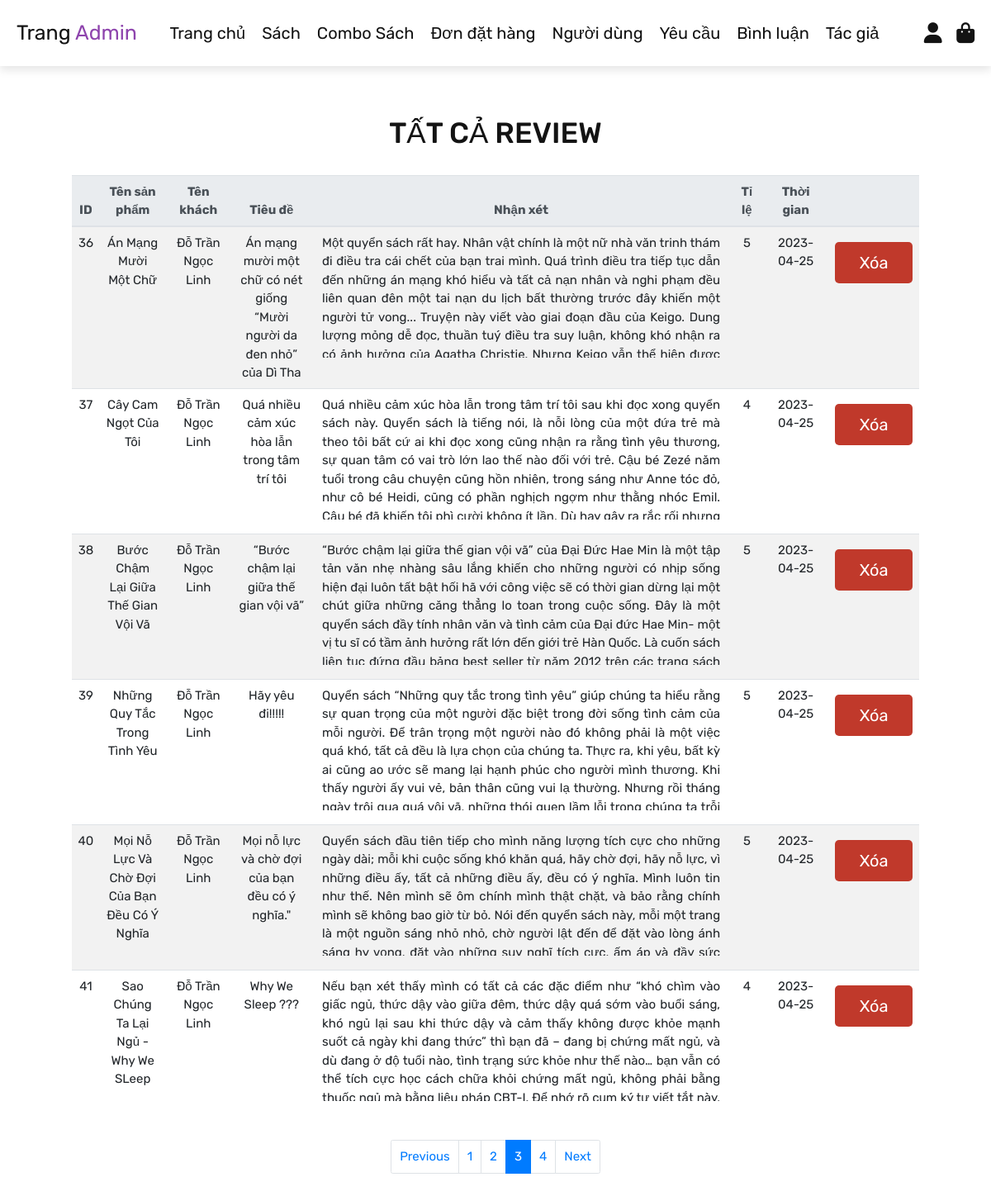
/admin/View/admin_review.php?page=3 (signed in), run on the app's committed database.
### tables this page shows
CREATE TABLE `reviews` (
  `id` int(100) NOT NULL,
  `product_id` varchar(10) DEFAULT NULL,
  `combo_id` varchar(255) DEFAULT NULL,
  `user_id` varchar(20) NOT NULL,
  `rating` varchar(1) NOT NULL,
  `title` varchar(200) NOT NULL,
  `description` varchar(2500) NOT NULL,
  `date` date NOT NULL DEFAULT current_timestamp()
);

CREATE TABLE `products` (
  `product_id` varchar(10) NOT NULL,
  `name` varchar(100) NOT NULL,
  `author` varchar(100) NOT NULL,
  `price` int(100) NOT NULL,
  `image` varchar(200) NOT NULL,
  `description` varchar(10000) NOT NULL,
  `supplier` varchar(100) NOT NULL,
  `publiser` varchar(100) NOT NULL,
  `date` datetime NOT NULL DEFAULT current_timestamp()
);

CREATE TABLE `users` (
  `user_id` varchar(10) NOT NULL,
  `fullname` varchar(100) NOT NULL,
  `username` varchar(100) DEFAULT NULL,
  `email` varchar(100) NOT NULL,
  `phonenumber` varchar(20) NOT NULL,
  `password` varchar(100) NOT NULL,
  `user_type` varchar(100) NOT NULL DEFAULT 'user',
  `image` varchar(100) NOT NULL
);

### admin/View/admin_review.php (the view, shortened to what this page needs)
<?php
include '../../config/config.php';
?>
<!DOCTYPE html>
<html lang="en">
<head>
    <link rel="stylesheet" href="https://maxcdn.bootstrapcdn.com/bootstrap/4.5.2/css/bootstrap.min.css">
    <link rel="stylesheet" href="https://cdnjs.cloudflare.com/ajax/libs/font-awesome/6.0.0/css/all.min.css">
    <link rel="stylesheet" href="../../public/css/admin.css">
</head>
<body>
    <?php include 'admin_header.php'; ?>
    <section class="admin_review">
        <h1 class="title" style="margin-top: 2rem;">Tất cả review</h1>
        <div class="table-review" style="margin-top:30px;">
            <?php
            $per_page = 6;
            $select_review = mysqli_query($conn, "SELECT * FROM `reviews`") or die('query fail');
            if (mysqli_num_rows($select_review) > 0) {
                while ($fetch_review = mysqli_fetch_assoc($select_review)) {
            ?>
            <?php
                    $total_products = mysqli_query($conn, "SELECT COUNT(*) AS total FROM `reviews`") or die('query failed');
                    $total_products = mysqli_fetch_assoc($total_products)['total'];
                    $total_pages = ceil($total_products / $per_page);
                    $current_page = isset($_GET['page']) ? $_GET['page'] : 1;
                    $url = "http://localhost:3000/admin/View/admin_review.php?page=";
                    $offset = ($current_page - 1) * $per_page;
                    $select_review = mysqli_query($conn, "SELECT * FROM reviews LIMIT $per_page OFFSET $offset") or die('query failed');
                    if (mysqli_num_rows($select_review) > 0) {
                    ?>
            <table class="table table-striped table-hover">
                <thead class="thead-light">
                    <tr>
                        <th style='width: 2%'>ID</th>
                        <th style='width: 8%'>Tên sản phẩm</th>
                        <th style='width: 8%'>Tên khách</th>
                        <th style='width: 10%'>Tiêu đề</th>
                        <th style='width: 55%'>Nhận xét</th>
                        <th style='width: 4%'>Tỉ lệ</th>
                        <th style='width: 8%'>Thời gian</th>
                        <th style='width: 5%'></th>
                    </tr>
                </thead>
                <?php
                            while ($fetch_review = mysqli_fetch_assoc($select_review)) {
                            ?>
                <?php
                                $sql_product = mysqli_query($conn, "SELECT name FROM `products` WHERE `product_id` = '" . $fetch_review['product_id'] . "'");
                                $sql_combo_product = mysqli_query($conn, "SELECT combo_name FROM `combo_products` WHERE `combo_id` = '" . $fetch_review['combo_id'] . "'");
                                $row_product = mysqli_fetch_array($sql_product);
                                $row_combo = mysqli_fetch_assoc($sql_combo_product);
                                $sql_user = mysqli_query($conn, "SELECT * FROM `users` WHERE `user_id` = '" . $fetch_review['user_id'] . "'");
                                $row_user = mysqli_fetch_assoc($sql_user);
                                echo "<tr>";
                                echo "<td data-label='ID'>" . $fetch_review['id'] . "</td>";
                                if ($row_product['name']) {
                                    echo "<td data-label='Tên sản phẩm'>" . $row_product['name'] . "</td>";
                                } else if ($row_combo['combo_name']) {
                                    echo "<td data-label='Tên khách'>" . $row_combo['combo_name'] . "</td>";
                                }
                                echo "<td data-label='Tên khách'>" . $row_user['fullname'] . "</td>";
                                echo "<td data-label='Tiêu đề'>" . $fetch_review['title'] . "</td>";
                                echo "<td data-label='Nhận xét' style='text-align: justify;'>
                    <p class = 'scroll'> " . $fetch_review['description'] . "</p>
                    </td>";
                                echo "<td data-label='Đánh giá'>" . $fetch_review['rating'] . "</td>";
                                echo " <td data-label='Thời gian'>" . $fetch_review['date'] . "</td>";
                                ?>
                <form action="../Controllers/adminController.php" method="post">
                    <td class='btn-review'><input type='submit' value='Xóa'
                            onclick='return confirm("Bạn chắc chắn muốn xóa?");' class='delete-btn'
                            name='delete_review'></td>
                </form>
                <?php echo "</tr>";
                            }
                        }
                    }
                } else {
                    echo '<p class="empty">Không có review nào tại đây</p>';
                }
                ?>
            </table>
        </div>
        <nav aria-label="Page navigation example" class="toolbar">
            <ul class="pagination justify-content-center d-flex flex-wrap">
                <li class="page-item <?php echo ($current_page <= 1) ? 'disabled' : ''; ?>">
                    <a class="page-link" href="<?php echo $url . ($current_page - 1); ?>" tabindex="-1">Previous</a>
                </li>
                <?php
                $start_page = ($current_page <= 3) ? 1 : $current_page - 2;
                $end_page = ($total_pages - $current_page >= 2) ? $current_page + 2 : $total_pages;
                $num_displayed_pages = $end_page - $start_page + 1;
                for ($i = $start_page; $i <= $end_page; $i++) {
                    if ($num_displayed_pages <= 5 || ($i >= $current_page - 2 && $i <= $current_page + 2)) {
                        echo '<li class="page-item ' . (($i == $current_page) ? 'active' : '') . '"><a class="page-link" href="' . $url . $i . '">' . $i . '</a></li>';
                    }
                }
                ?>
                <li class="page-item <?php echo ($current_page >= $total_pages) ? 'disabled' : ''; ?>">
                    <a class="page-link" href="<?php echo $url . ($current_page + 1); ?>">Next</a>
                </li>
            </ul>
        </nav>
    </section>
</body>
</html>

### public/css/admin.css (style rules this page uses)
:root { --purple: #8e44ad; --red: #c0392b; --orange: #f39c12; --black: #131313; --white: #fff; --light-color: #666; --light-white: #ccc; --light-bg: rgba(255, 255, 255, 0.1); --border: 0.1rem solid var(--black); --box-shadow: 0 0.5rem 1rem rgba(0, 0, 0, 0.1); }
* { font-family: "Rubik", sans-serif; margin: 0; padding: 0; box-sizing: border-box; outline: none; border: none; text-decoration: none; transition: all 0.2s linear; }
.page-item .page-link { font-size: 1.5rem; }
.toolbar { display: flex; font-size: 1.5rem; padding: 2rem 0; border: none; }
.toolbar .pagination { margin: 0 auto; }
.toolbar .page-link { padding: 1rem 1rem; }
html { font-size: 62.5%; overflow-x: hidden; }
body { background-color: var(--light-bg); }
section { padding: 4rem 3rem; }
.title { text-align: center; align-items: center; text-transform: uppercase; color: var(--black); font-size: 3.5rem; }
.btn, .option-btn, .delete-btn, .white-btn { display: inline-block; margin-top: 1rem; padding: 1rem 3rem; cursor: pointer; color: var(--white); font-size: 2rem; border-radius: 0.5rem; text-transform: capitalize; }
.delete-btn { background-color: var(--red); }
.table .scroll { height: 15rem; text-overflow: ellipsis; overflow-x: hidden; padding: 0 5px; }
.table td, .table th { font-size: 1.5rem; max-height: 15rem; }
.table-review { width: 90%; margin: auto; text-align: center; background-color: #f8f8f600; border-radius: 5rem; }

### data on the page
reviews: id "36", product.name "Án Mạng Mười Một Chữ", user.fullname "Đỗ Trần Ngọc Linh", title "Án mạng mười một chữ có nét giống “Mười người da đen nhỏ” của Dì Tha", description "Một quyển sách rất hay. Nhân vật chính là một nữ nhà văn trinh thám đi điều tra cái chết của bạn trai mình. Quá trình điều tra tiếp tục dẫn đến những án mạng khó hiểu và tất cả nạn nhân và nghi phạm đều liên quan đên một tai nạn du lịch bất thường trước đây khiến một người tử vong... Truyện này viết vào giai đoạn đầu của Keigo. Dung lượng mỏng dễ đọc, thuần tuý điều tra suy luận, không khó nhận ra…", rating "5", date "2023-04-25"
reviews: id "37", product.name "Cây Cam Ngọt Của Tôi", user.fullname "Đỗ Trần Ngọc Linh", title "Quá nhiều cảm xúc hòa lẫn trong tâm trí tôi", description "Quá nhiều cảm xúc hòa lẫn trong tâm trí tôi sau khi đọc xong quyển sách này. Quyển sách là tiếng nói, là nỗi lòng của một đứa trẻ mà theo tôi bất cứ ai khi đọc xong cũng nhận ra rằng tình yêu thương, sự quan tâm có vai trò lớn lao thế nào đối với trẻ. Cậu bé Zezé năm tuổi trong câu chuyện cũng hồn nhiên, trong sáng như Anne tóc đỏ, như cô bé Heidi, cũng có phần nghịch ngợm như thằng nhóc Emil.…", rating "4", date "2023-04-25"
reviews: id "38", product.name "Bước Chậm Lại Giữa Thế Gian Vội Vã", user.fullname "Đỗ Trần Ngọc Linh", title "“Bước chậm lại giữa thế gian vội vã”", description "“Bước chậm lại giữa thế gian vội vã” của Đại Đức Hae Min là một tập tản văn nhẹ nhàng sâu lắng khiến cho những người có nhịp sống hiện đại luôn tất bật hối hã với công việc sẽ có thời gian dừng lại một chút giữa những căng thẳng lo toan trong cuộc sống. Đây là một quyển sách đầy tính nhân văn và tình cảm của Đại đức Hae Min- một vị tu sĩ có tầm ảnh hưởng rất lớn đến giới trẻ Hàn Quốc. Là cuốn sách…", rating "5", date "2023-04-25"
reviews: id "39", product.name "Những Quy Tắc Trong Tình Yêu", user.fullname "Đỗ Trần Ngọc Linh", title "Hãy yêu đi!!!!!", description "Quyển sách “Những quy tắc trong tình yêu” giúp chúng ta hiểu rằng sự quan trọng của một người đặc biệt trong đời sống tình cảm của mỗi người. Để trân trọng một người nào đó không phải là một việc quá khó, tất cả đều là lựa chọn của chúng ta. Thực ra, khi yêu, bất kỳ ai cũng ao ước sẽ mang lại hạnh phúc cho người mình thương. Khi thấy người ấy vui vẻ, bản thân cũng vui lạ thường. Nhưng rồi tháng…", rating "5", date "2023-04-25"
reviews: id "40", product.name "Mọi Nỗ Lực Và Chờ Đợi Của Bạn Đều Có Ý Nghĩa", user.fullname "Đỗ Trần Ngọc Linh", title "Mọi nỗ lực và chờ đợi của bạn đều có ý nghĩa.\"", description "Quyển sách đầu tiên tiếp cho mình năng lượng tích cực cho những ngày dài; mỗi khi cuộc sống khó khăn quá, hãy chờ đợi, hãy nỗ lực, vì những điều ấy, tất cả những điều ấy, đều có ý nghĩa. Mình luôn tin như thế. Nên mình sẽ ôm chính mình thật chặt, và bảo rằng chính mình sẽ không bao giờ từ bỏ. Nói đến quyển sách này, mỗi một trang là một nguồn sáng nhỏ nhỏ, chờ người lật đến để đặt vào lòng ánh…", rating "5", date "2023-04-25"
reviews: id "41", product.name "Sao Chúng Ta Lại Ngủ - Why We SLeep", user.fullname "Đỗ Trần Ngọc Linh", title "Why We Sleep ???", description "Nếu bạn xét thấy mình có tất cả các đặc điểm như “khó chìm vào giấc ngủ, thức dậy vào giữa đêm, thức dậy quá sớm vào buổi sáng, khó ngủ lại sau khi thức dậy và cảm thấy không được khỏe mạnh suốt cả ngày khi đang thức” thì bạn đã – đang bị chứng mất ngủ, và dù đang ở độ tuổi nào, tình trạng sức khỏe như thế nào… bạn vẫn có thể tích cực học cách chữa khỏi chứng mất ngủ, không phải bằng…", rating "4", date "2023-04-25"
